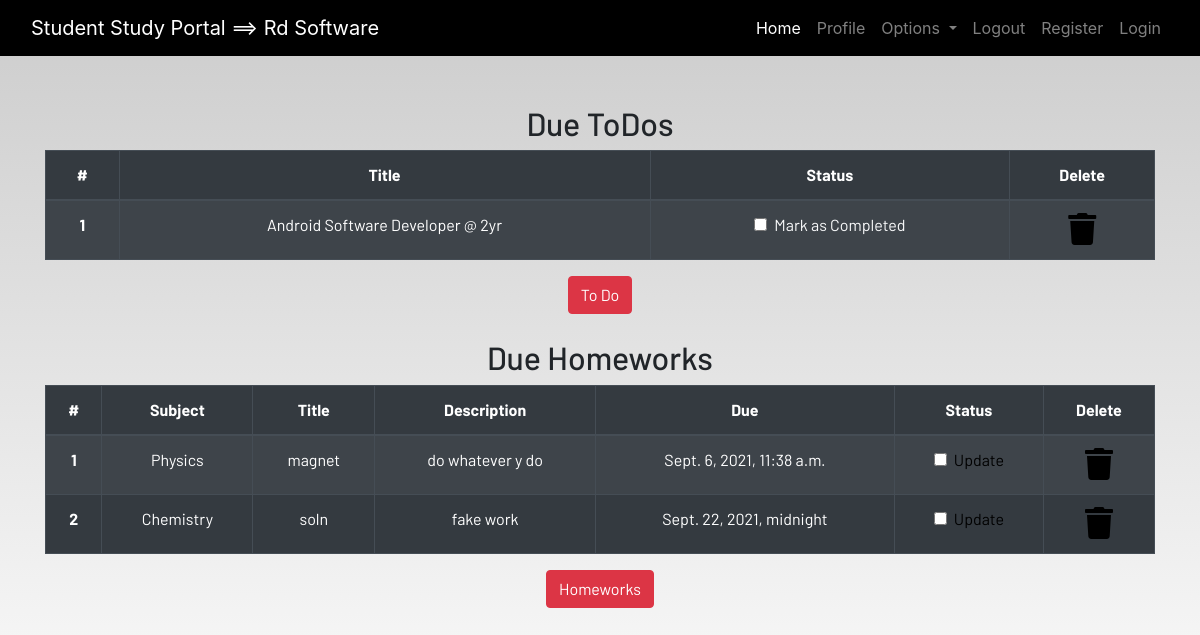
/profile/ (signed in), run on the app's committed database.
### dashboard/models.py (models this page shows, shortened)
class Todo(models.Model):
    user =  models.ForeignKey(User,on_delete=models.CASCADE)
    title = models.CharField(max_length=100)
    is_finished = models.BooleanField(default=False)
    class Meta:
        verbose_name = "todo"
        verbose_name_plural = "todo"

class Homework(models.Model):
    user = models.ForeignKey(User,on_delete=models.CASCADE)
    subject = models.CharField(max_length=50)
    title = models.CharField(max_length=100)
    description = models.TextField()
    due = models.DateTimeField()
    is_finished = models.BooleanField(default=False)
    class Meta:
        verbose_name = "homework"
        verbose_name_plural = "homework"

### dashboard/views.py (the view)
# urls.py: path('profile/',dash_views.profile,name='profile'),
@login_required
def profile(request):
    homeworks = Homework.objects.filter(is_finished = False,user= request.user)
    todos = Todo.objects.filter(is_finished = False,user= request.user)
    if len(homeworks) == 0:
        homework_done = True
    else:
        homework_done= False
    if len(todos) == 0:
        todos_done = True
    else:
        todos_done= False
    context={
        'homeworks':homeworks,
        'todos':todos,
        'homework_done_':homework_done,
        'todos_done':todos_done,
    }
    return render(request,"dashboard/profile.html",context)

### dashboard/templates/dashboard/profile.html
{% extends 'dashboard/base.html' %}
{% load static %}
{% load crispy_forms_tags %}
{% block content %}
<section class="text-center">
    <div class="container">
    {% if not todos_done %}
        <h2>Due ToDos</h2>
        <table class="table table-striped table-bordered table-hover table-dark">
            <thead>
                <tr>
                    <th scope="col">#</th>
                    <th scope="col">Title</th>
                    <th scope="col">Status</th>
                    <th scope="col">Delete</th>
                </tr>
            </thead>
            <tbody>
            {% for todo in todos %}
                <tr>
                    <th scope="row">{{forloop.counter}}</th>
                    <td>{{todo.title}}</td>
                    <td>
                        <a href="{% url 'update-todo' todo.id %}">
                            <div class="form-check">
                            {% if todo.is_finished == True %}
                                <input class="form-check-input" type="checkbox" value="" checked>
                                {% else %}
                                 <input class="form-check-input" type="checkbox" value="" >
                                {% endif %}
                                <label class="form-check-label text-light" for="flexCheckDefault">
                                    Mark as Completed
                                </label>
                            </div>
                        </a>
                    </td>
                    <td><a href="{% url 'delete-todo' todo.id %}"><i class="fa fa-trash fa-2x"></i></a></td>
                </tr>
                {% endfor %}
            </tbody>
        </table>
        {% else %}
        <h3>All To dos are completed!!!!</h3>
{% endif %}
        <a href="{% url 'todo' %}" class="btn btn-danger">To Do</a>
        <br><br>
        {% if not homework_done_  %}
        <h2>Due Homeworks</h2>
        <table class="table table-striped table-bordered table-hover table-dark">
            <thead>
                <tr>
                    <th scope="col">#</th>
                    <th scope="col">Subject</th>
                    <th scope="col">Title</th>
                    <th scope="col">Description</th>
                    <th scope="col">Due</th>
                    <th scope="col">Status</th>
                    <th scope="col">Delete</th>
                </tr>
            </thead>
            <tbody>
            {% for homework in homeworks %}
                <tr>
                    <th scope="row">{{forloop.counter}}</th>
                    <td>{{homework.subject}}</td>
                    <td>{{homework.title}}</td>
                    <td>{{homework.description}}</td>
                    <td>{{homework.due}}</td>
                    <td>
                        <a href="{% url 'update-homework' homework.id %}">
                            <div class="form-check">
                               {% if homework.is_finished == True %}
                                <input class="form-check-input" type="checkbox" value="" checked>
                                {% else %}
                                 <input class="form-check-input" type="checkbox" value="" >
                                {% endif %}
                                Update
                            </div>
                        </a>
                    </td>
                    <td><a href="{% url 'delete-homework' homework.id %}"><i class="fa fa-trash fa-2x"></i></a></td>
                </tr>
                {% endfor %}
            </tbody>
        </table>
        {% else %}
        <h3>All To homeworks are completed!!!!</h3>
{% endif %}
        <a href="{% url 'homework' %}" class="btn btn-danger">Homeworks</a>
    </div>
</section>
{% endblock content %}

### dashboard/templates/dashboard/base.html (shortened to what this page needs)
<!DOCTYPE html>
{% load static %}
<html lang="en">
<head>
  <link rel="stylesheet" href="https://stackpath.bootstrapcdn.com/bootstrap/4.3.1/css/bootstrap.min.css"
 />
  <link rel="stylesheet" href="https://use.fontawesome.com/releases/v5.7.2/css/all.css"
 />
  <link rel="stylesheet" href="{% static 'css/main.css' %}" />
</head>
<body>
  <header>
    <nav class="navbar navbar-expand-lg navbar-dark bg-dark">
      <div class="container-fluid">
        <a class="navbar-brand" href="/">Student Study Portal ==> Rd Software</a>
        <div class="collapse navbar-collapse justify-content-end" id="navbarSupportedContent">
          <ul class="navbar-nav mb-2 mb-lg-0">
            <li class="nav-item">
              <a class="nav-link active" aria-current="page" href="/">Home</a>
            </li>
            {% if user.is_authenticated %}
            <li class="nav-item">
              <a class="nav-link" href="{% url 'profile' %}">Profile</a>
            </li>
            <li class="nav-item dropdown">
              <a class="nav-link dropdown-toggle" href="#" id="navbarDropdown" role="button" data-toggle="dropdown"
                aria-haspopup="true" aria-expanded="false">
                Options
              </a>
            </li>
{% endif %}
            <li class="nav-item">
              <a class="nav-link" href="{% url 'logout' %}">Logout</a>
            </li>
            <li class="nav-item">
              <a class="nav-link" href="{% url 'register' %}">Register</a>
            </li>
            <li class="nav-item">
              <a class="nav-link" href="{% url 'login' %}">Login</a>
            </li>
          </ul>
        </div>
      </div>
    </nav>
  </header>
  <br /><br />
  <main>
    {% block content %}
    {% endblock content %}
  </main>
</body>
</html>

### static/css/main.css (style rules this page uses)
html { scroll-behavior: smooth; height: 100%; width: 100%; }
main { font-family: Barlow, Quicksand, Rubik, sans-serif, serif, 'Times New Roman', Times, serif !important; }
.navbar { background-color: rgb(0, 0, 0) !important; }
a { text-decoration: none !important; color: black; }
html, body { max-width: 100%; overflow-x: hidden; height: 100%; width: 100%; }
body { background: linear-gradient(rgba(0, 0, 0, 0.2), rgba(255, 255, 255, 0.5)); overflow-x: hidden; background-repeat: no-repeat; }
.fa { color: black; }

### data on the page
Todo: title "Android Software Developer @ 2yr"
Homework: subject "Physics", title "magnet", description "do whatever y do", due "Sept. 6, 2021, 11:38 a.m."
Homework: subject "Chemistry", title "soln", description "fake work", due "Sept. 22, 2021, midnight"
